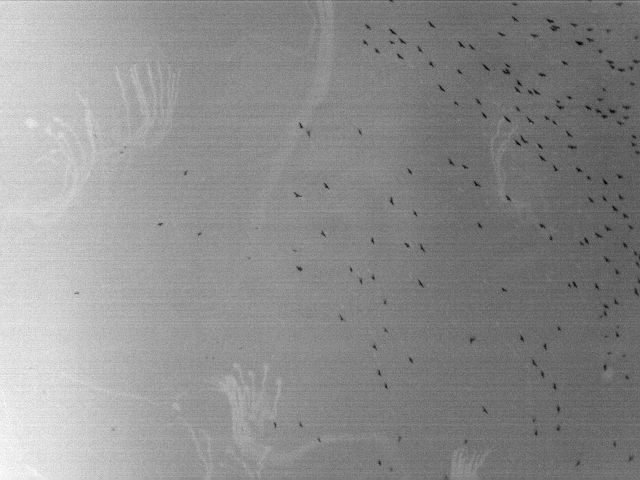
%> input picture img_gps-0794.jpg, 640 x 480 px
$ octave ImageProcessingCountingWildlife.m   (GNU Octave 9; MATLAB toolbox functions it lacks are replaced by stand-ins)
%> lines starting %> are read from the running program, lines starting %| are printed output that depends on the picture; in (x1, y1, x2, y2) boxes, pixels count from 0 and x2, y2 are one past the last pixel; in counts of white or black regions, pixels touching at a corner belong together; the program's own positions count from 1
clear;
clc;

I = imread('img_gps-0794.jpg');
%> I is the input picture: size 480x640x3 uint8; min 0, max 255, mean 140.6
J = im2gray(I);
J = double(J)/255;
%> J: size 480x640 double

J = imrotate(J,90);
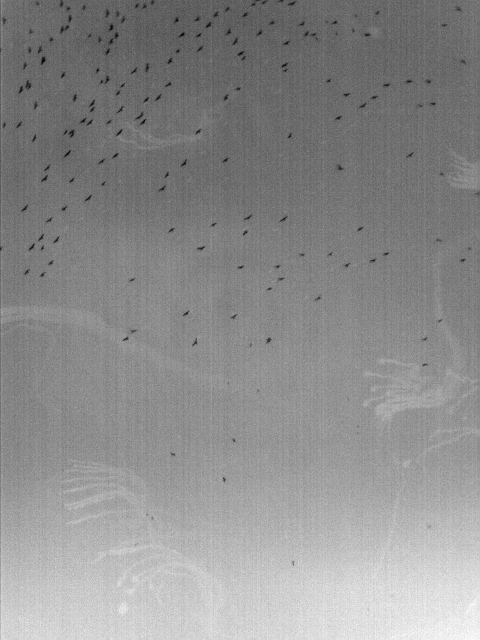
%> J: size 640x480 double; min 0, max 1, mean 0.551; mean of the top-left, top-right, bottom-left and bottom-right quarters 0.441, 0.448, 0.641, 0.676
K = fft2(J);
K_shift = fftshift(K);

K_edit = K_shift;

K_edit(321,1:240) = 0;
K_edit(321,242:end) = 0;
K_edit(1:320,241) = 0;
K_edit(322:end,241) = 0;

K_invshift = ifftshift(K_edit);
L = abs(ifft2(K_invshift));
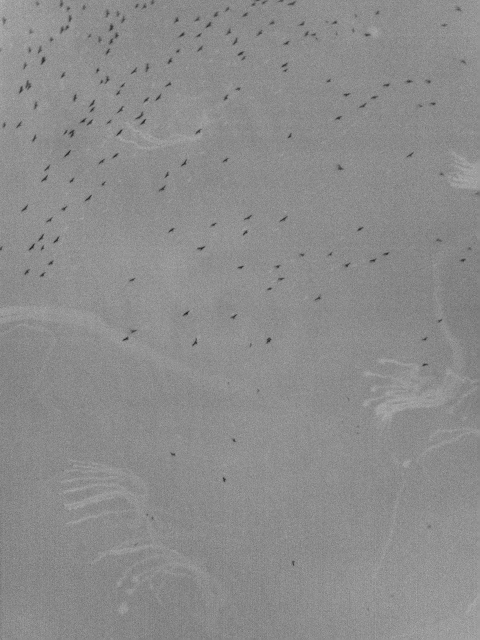
%> L: size 640x480 double; min 0.0972, max 0.726, mean 0.551

BW = imbinarize(L,122/255);
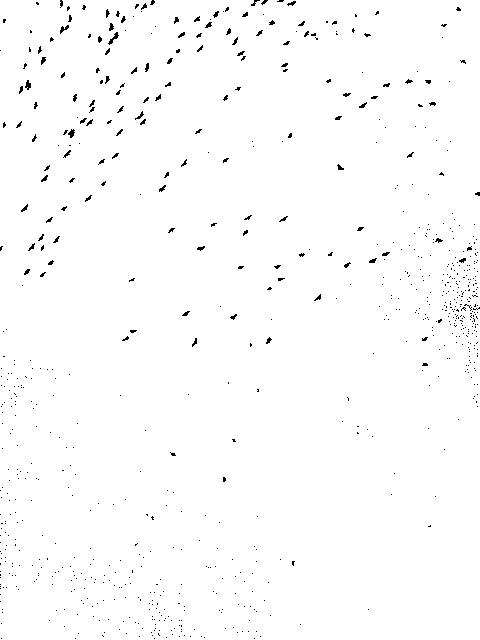
%> BW: size 640x480 logical; 98.8% white; black in thin lines or dots
BW2 = imcomplement(BW);
%> BW2: size 640x480 logical; 1.2% white in thin lines or dots

onlyBirds = bwareaopen(BW2,4);
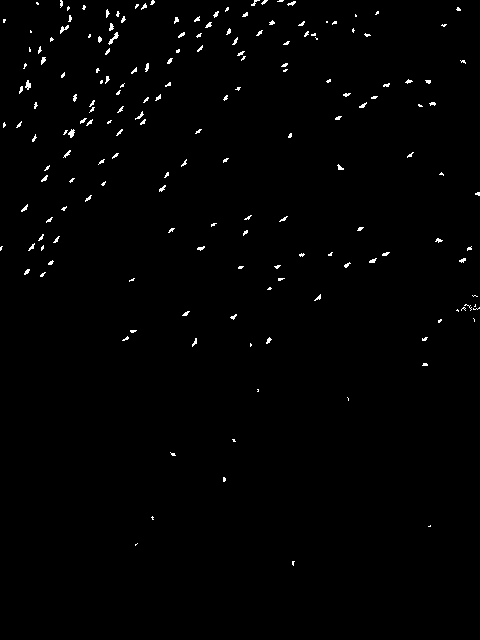
%> onlyBirds: size 640x480 logical; 0.94% white in thin lines or dots, all inside (x1, y1, x2, y2) = (0, 0, 480, 566)

stats = regionprops(onlyBirds,{'Centroid','Area'});
%> stats = 178 regions; largest, Area and Centroid: 47 [114.3 38.9], 37 [28.7 85.7], 37 [72.2 133.9], 35 [64.6 29.4], 26 [43.8 60.9]
markedBirds = imrotate(I,90);

for i = 1:length(stats)
    c = stats(i).Centroid;
    c = floor(fliplr(c));
    width = 2;
    row = c(1): c(1)+width;
    col = c(2): c(2)+width;
    markedBirds(row,col,1) = 255;
    markedBirds(row,col,2) = 0;
    markedBirds(row,col,3) = 0;
end
%> this loop made 178 passes
%> (c, row, col) on passes 1 to 3: ([248 1], [248 249 250], [1 2 3]), ([21 4], [21 22 23], [4 5 6]), ([125 4], [125 126 127], [4 5 6])
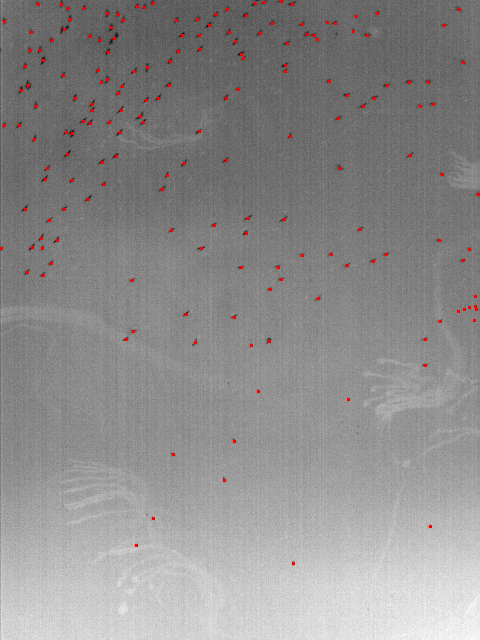
%> markedBirds: size 640x480x3 uint8; mean R, G, B 141.6, 140.2, 140.2

marks = imbinarize(markedBirds(:,:,1),254/255);
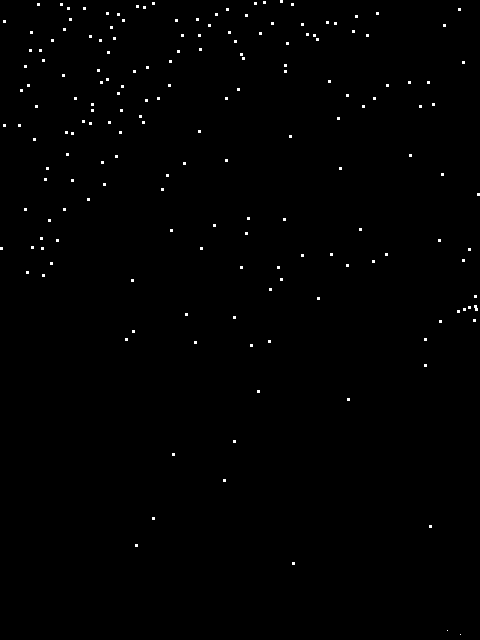
%> marks: size 640x480 logical; 0.52% white in thin lines or dots
markedBirds = imoverlay(L,marks,'red');

figure;
imshow(markedBirds);

NumberOfBirds = length(stats) %178
%> NumberOfBirds = 178

$ run again, with Parking_Lot.jpg copied over img_gps-0794.jpg
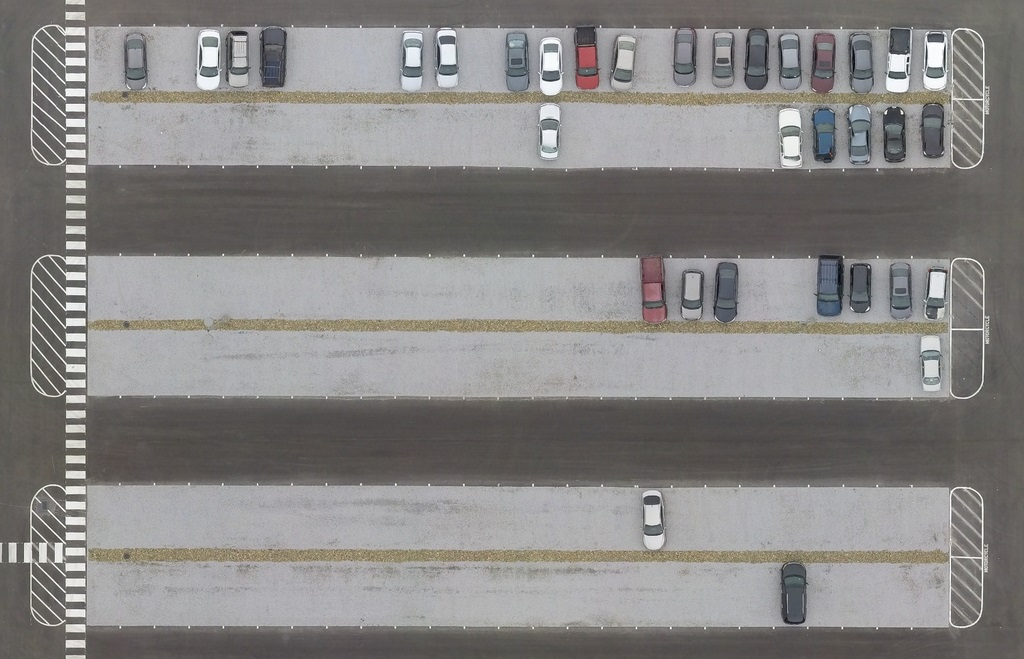
%> input picture Parking_Lot.jpg, 1024 x 659 px
%> I is the input picture: size 659x1024x3 uint8; mean R, G, B 134.5, 132.7, 131.4
%> BW: size 1024x659 logical; 52.4% white; 1997 black regions (1903 under 20 px), largest, box (x1, y1, x2, y2) and area: (0, 0, 659, 1024) 288321, (486, 937, 594, 992) 2289, (330, 41, 397, 72) 1849
%> stats = 335 regions; largest, Area and Centroid: 288321 [322.7 512.3], 2289 [535.5 961.4], 1849 [363.3 57.5], 1571 [591.9 230.9], 1567 [95.9 164.9]
%> the loop `for i = 1:length(stats)` made 335 passes
%> (c, row, col) on passes 1 to 3: ([512 322], [512 513 514], [322 323 324]), ([53 43], [53 54 55], [43 44 45]), ([587 32], [587 588 589], [32 33 34])
%> after the loop `for i = 1:length(stats)`:
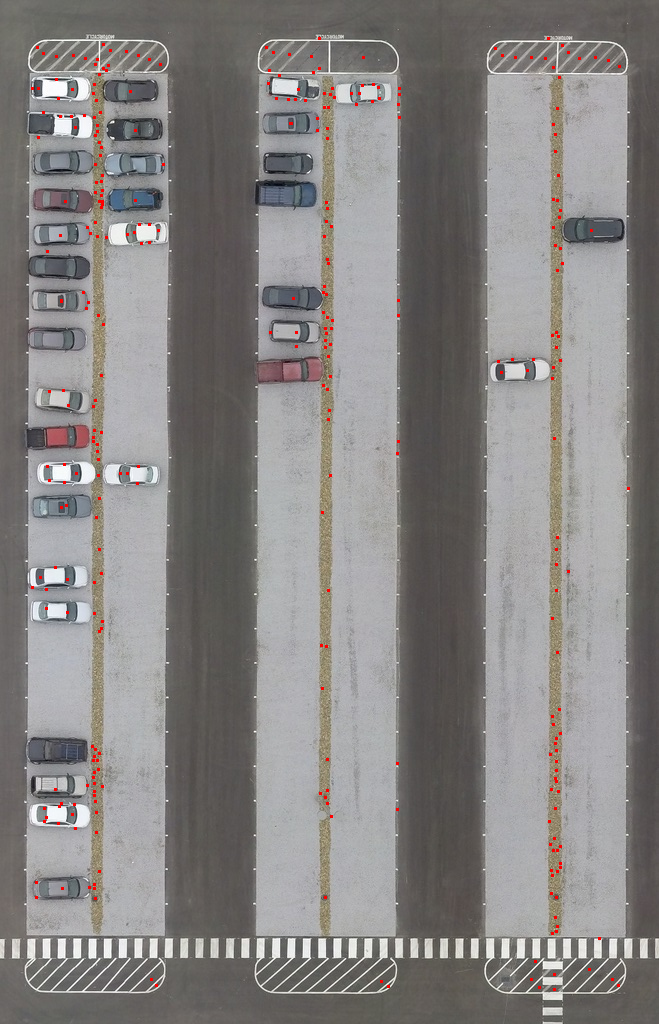
%> markedBirds: size 1024x659x3 uint8; mean R, G, B 135.1, 132.1, 130.9
%> `marks = imbinarize(markedBirds(:,:,1),254/255);`:
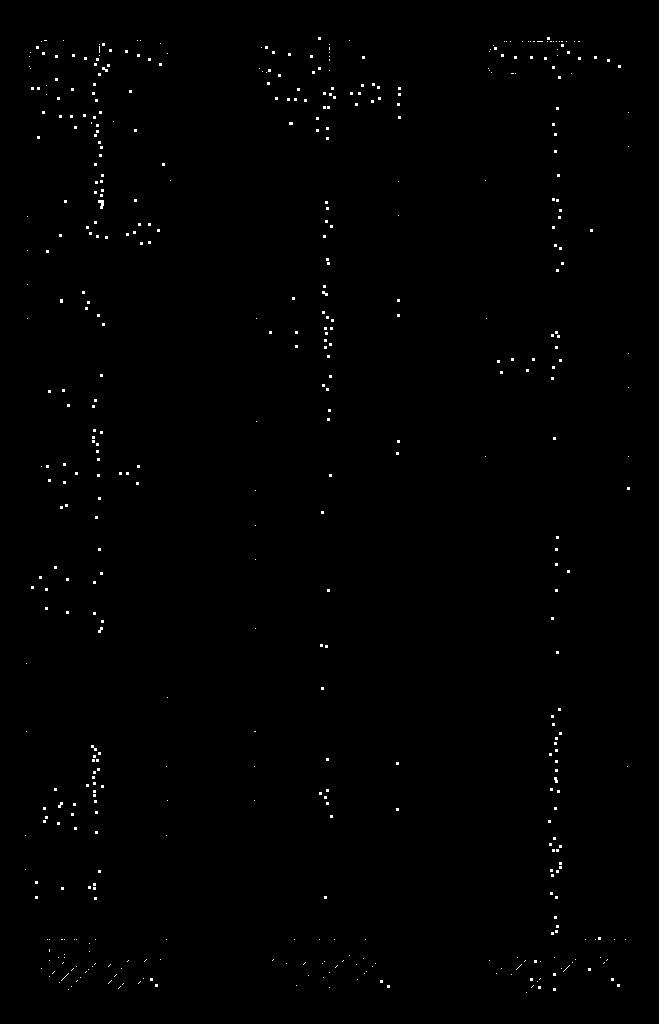
%> marks: size 1024x659 logical; 0.48% white in thin lines or dots, all inside (x1, y1, x2, y2) = (25, 37, 630, 993)
%> NumberOfBirds = 335
